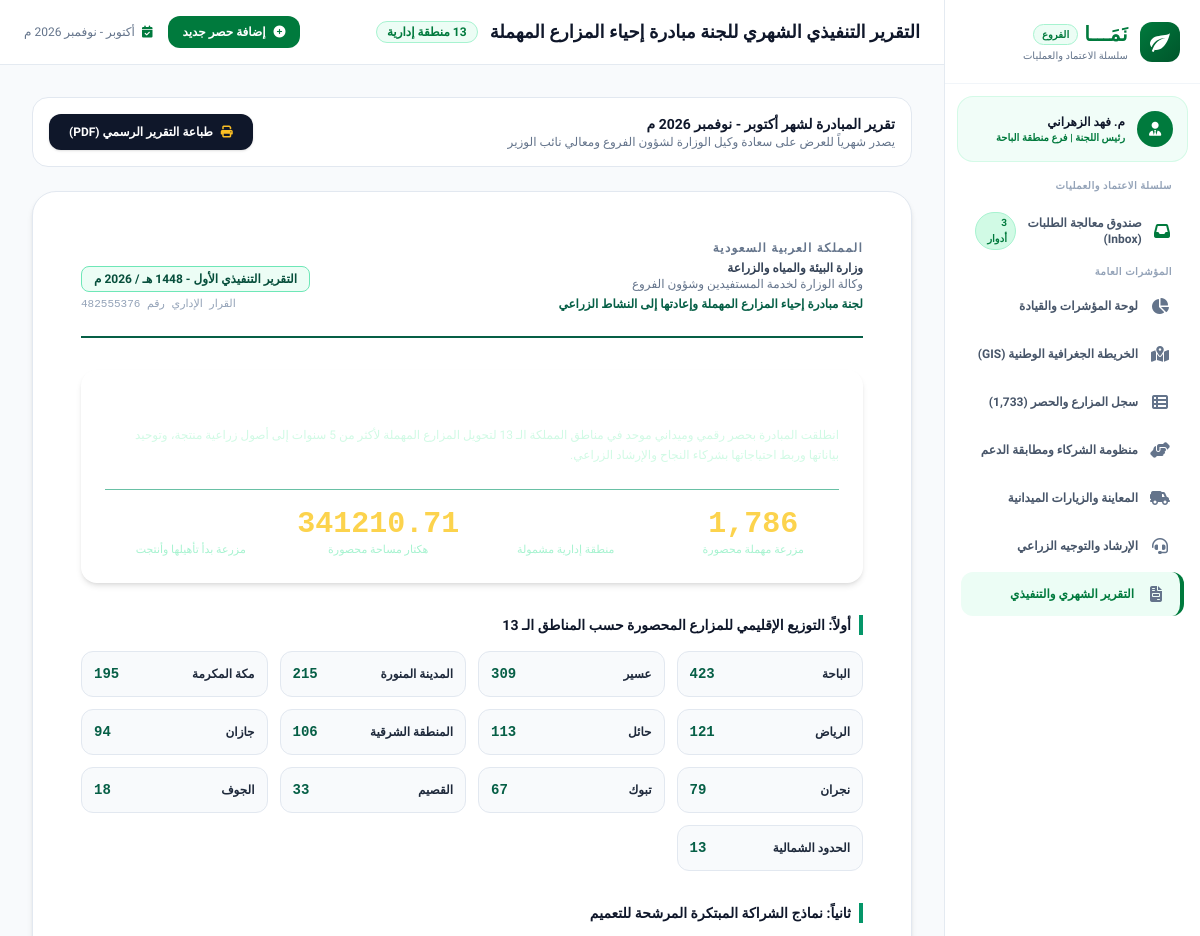
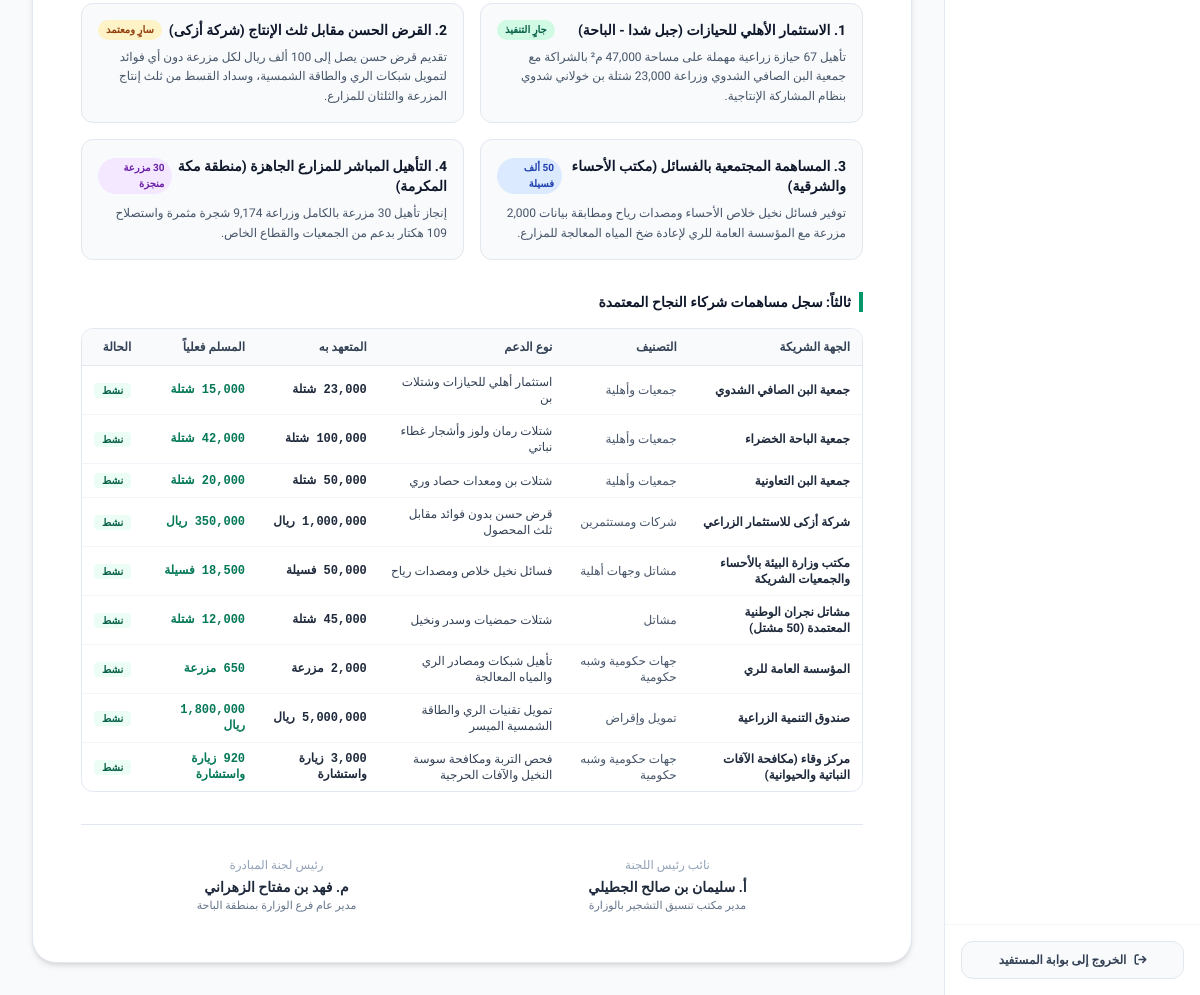
Screenshot of /admin/reports with the database file from the repository (2 pictures, top to bottom).
### tables this page shows
CREATE TABLE partners (
        id INTEGER PRIMARY KEY AUTOINCREMENT,
        name TEXT,
        category TEXT,
        region TEXT,
        contribution_type TEXT,
        committed_quantity INTEGER,
        delivered_quantity INTEGER,
        unit TEXT,
        phone TEXT,
        email TEXT,
        status TEXT
    );

### backend/app.py (the view)
@app.get("/admin/reports", response_class=HTMLResponse)
async def admin_reports_view(request: Request):
    conn = get_db_connection()
    c = conn.cursor()
    c.execute("SELECT count(*) FROM farms")
    total_farms = c.fetchone()[0]
    c.execute("SELECT count(*) FROM farms WHERE status = 'مؤهلة ومنتجة'")
    rehab = c.fetchone()[0]
    c.execute("SELECT count(*) FROM farms WHERE status = 'جاري التأهيل'")
    in_progress = c.fetchone()[0]
    c.execute("SELECT sum(area_m2) FROM farms")
    hectares = round((c.fetchone()[0] or 0) / 10000.0, 2)
    c.execute("SELECT region, count(*) as cnt FROM farms GROUP BY region ORDER BY cnt DESC")
    region_stats = [dict(r) for r in c.fetchall()]
    c.execute("SELECT * FROM partners ORDER BY id")
    partners = [dict(r) for r in c.fetchall()]
    conn.close()
    return render_template(request, "admin/reports.html", {
        "total_farms": total_farms,
        "rehab": rehab,
        "in_progress": in_progress,
        "hectares": hectares,
        "region_stats": region_stats,
        "partners": partners,
        "report_date": "نوفمبر 2026م"
    })

### frontend/templates/admin/reports.html (shortened to what this page needs)
{% extends "admin/base_admin.html" %}
{% block page_title %}التقرير التنفيذي الشهري للجنة مبادرة إحياء المزارع المهملة{% endblock %}
{% block admin_content %}
<div class="space-y-6 max-w-5xl mx-auto">
    <div class="bg-white p-4 rounded-2xl border border-slate-200 shadow-xs flex items-center justify-between no-print">
        <div>
            <h2 class="text-sm font-bold text-slate-900">تقرير المبادرة لشهر أكتوبر - نوفمبر 2026 م</h2>
            <p class="text-xs text-slate-500">يصدر شهرياً للعرض على سعادة وكيل الوزارة لشؤون الفروع ومعالي نائب الوزير</p>
        </div>
        <button onclick="window.print()" class="px-5 py-2.5 rounded-xl bg-slate-900 hover:bg-slate-800 text-white font-bold text-xs shadow flex items-center gap-2 transition">
            <i class="fa-solid fa-print text-amber-400"></i>
            <span>طباعة التقرير الرسمي (PDF)</span>
        </button>
    </div>
    <div class="bg-white p-8 sm:p-12 rounded-3xl border border-slate-200 shadow-md space-y-8 text-slate-800">
        <div class="border-b-2 border-emerald-800 pb-6 flex justify-between items-end">
            <div>
                <div class="text-xs font-bold text-slate-500 uppercase tracking-widest mb-1">المملكة العربية السعودية</div>
                <div class="text-xs font-bold text-slate-700">وزارة البيئة والمياه والزراعة</div>
                <div class="text-xs text-slate-500">وكالة الوزارة لخدمة المستفيدين وشؤون الفروع</div>
                <div class="text-xs font-bold text-emerald-800 mt-1">لجنة مبادرة إحياء المزارع المهملة وإعادتها إلى النشاط الزراعي</div>
            </div>
            <div class="text-left">
                <div class="inline-block px-3 py-1 rounded-lg bg-emerald-50 border border-emerald-300 text-emerald-900 font-bold text-xs">
                    التقرير التنفيذي الأول - 1448 هـ / 2026 م
                </div>
                <div class="text-[11px] text-slate-400 mt-1 font-mono">القرار الإداري رقم 482555376</div>
            </div>
        </div>
        <div class="gradient-green text-white p-6 rounded-2xl shadow-md">
            <h3 class="text-lg font-black mb-1">الملخص التنفيذي لمنجزات المبادرة</h3>
            <p class="text-xs text-emerald-100 leading-relaxed font-light mb-6">
                انطلقت المبادرة بحصر رقمي وميداني موحد في مناطق المملكة الـ 13 لتحويل المزارع المهملة لأكثر من 5 سنوات إلى أصول زراعية منتجة، وتوحيد بياناتها وربط احتياجاتها بشركاء النجاح والإرشاد الزراعي.
            </p>
            <div class="grid grid-cols-2 sm:grid-cols-4 gap-4 text-center border-t border-emerald-600/60 pt-4">
                <div>
                    <div class="text-3xl font-black text-amber-300 font-mono">{{ "{:,}".format(total_farms) }}</div>
                    <div class="text-[11px] text-emerald-200 font-medium">مزرعة مهملة محصورة</div>
                </div>
                <div>
                    <div class="text-3xl font-black text-white font-mono">13</div>
                    <div class="text-[11px] text-emerald-200 font-medium">منطقة إدارية مشمولة</div>
                </div>
                <div>
                    <div class="text-3xl font-black text-amber-300 font-mono">{{ hectares }}</div>
                    <div class="text-[11px] text-emerald-200 font-medium">هكتار مساحة محصورة</div>
                </div>
                <div>
                    <div class="text-3xl font-black text-white font-mono">{{ rehab + in_progress }}</div>
                    <div class="text-[11px] text-emerald-200 font-medium">مزرعة بدأ تأهيلها وأنتجت</div>
                </div>
            </div>
        </div>
        <div class="space-y-4">
            <h4 class="text-sm font-black text-slate-900 flex items-center gap-2 border-r-4 border-emerald-600 pr-2">
                <span>أولاً: التوزيع الإقليمي للمزارع المحصورة حسب المناطق الـ 13</span>
            </h4>
            <div class="grid grid-cols-2 sm:grid-cols-4 gap-3 text-xs">
                {% for r in region_stats %}
                <div class="p-3 rounded-xl bg-slate-50 border border-slate-200 flex justify-between items-center">
                    <span class="font-bold text-slate-800">{{ r.region }}</span>
                    <span class="font-mono font-black text-emerald-800 text-sm">{{ r.cnt }}</span>
                </div>
                {% endfor %}
            </div>
        </div>
        <div class="space-y-4">
            <h4 class="text-sm font-black text-slate-900 flex items-center gap-2 border-r-4 border-emerald-600 pr-2">
                <span>ثانياً: نماذج الشراكة المبتكرة المرشحة للتعميم</span>
            </h4>
            <div class="grid grid-cols-1 md:grid-cols-2 gap-4 text-xs">
                <div class="p-4 rounded-xl border border-slate-200 bg-slate-50 space-y-2">
                    <div class="flex justify-between items-center">
                        <strong class="text-slate-900 text-sm">1. الاستثمار الأهلي للحيازات (جبل شدا - الباحة)</strong>
                        <span class="text-[10px] bg-emerald-100 text-emerald-800 px-2 py-0.5 rounded-full font-bold">جارٍ التنفيذ</span>
                    </div>
                    <p class="text-slate-600 leading-relaxed">
                        تأهيل 67 حيازة زراعية مهملة على مساحة 47,000 م² بالشراكة مع جمعية البن الصافي الشدوي وزراعة 23,000 شتلة بن خولاني شدوي بنظام المشاركة الإنتاجية.
                    </p>
                </div>
                <div class="p-4 rounded-xl border border-slate-200 bg-slate-50 space-y-2">
                    <div class="flex justify-between items-center">
                        <strong class="text-slate-900 text-sm">2. القرض الحسن مقابل ثلث الإنتاج (شركة أزكى)</strong>
                        <span class="text-[10px] bg-amber-100 text-amber-800 px-2 py-0.5 rounded-full font-bold">سارٍ ومعتمد</span>
                    </div>
                    <p class="text-slate-600 leading-relaxed">
                        تقديم قرض حسن يصل إلى 100 ألف ريال لكل مزرعة دون أي فوائد لتمويل شبكات الري والطاقة الشمسية، وسداد القسط من ثلث إنتاج المزرعة والثلثان للمزارع.
                    </p>
                </div>
                <div class="p-4 rounded-xl border border-slate-200 bg-slate-50 space-y-2">
                    <div class="flex justify-between items-center">
                        <strong class="text-slate-900 text-sm">3. المساهمة المجتمعية بالفسائل (مكتب الأحساء والشرقية)</strong>
                        <span class="text-[10px] bg-blue-100 text-blue-800 px-2 py-0.5 rounded-full font-bold">50 ألف فسيلة</span>
                    </div>
                    <p class="text-slate-600 leading-relaxed">
                        توفير فسائل نخيل خلاص الأحساء ومصدات رياح ومطابقة بيانات 2,000 مزرعة مع المؤسسة العامة للري لإعادة ضخ المياه المعالجة للمزارع.
                    </p>
                </div>
                <div class="p-4 rounded-xl border border-slate-200 bg-slate-50 space-y-2">
                    <div class="flex justify-between items-center">
                        <strong class="text-slate-900 text-sm">4. التأهيل المباشر للمزارع الجاهزة (منطقة مكة المكرمة)</strong>
                        <span class="text-[10px] bg-purple-100 text-purple-800 px-2 py-0.5 rounded-full font-bold">30 مزرعة منجزة</span>
                    </div>
                    <p class="text-slate-600 leading-relaxed">
                        إنجاز تأهيل 30 مزرعة بالكامل وزراعة 9,174 شجرة مثمرة واستصلاح 109 هكتار بدعم من الجمعيات والقطاع الخاص.
                    </p>
                </div>
            </div>
        </div>
        <div class="space-y-4">
            <h4 class="text-sm font-black text-slate-900 flex items-center gap-2 border-r-4 border-emerald-600 pr-2">
                <span>ثالثاً: سجل مساهمات شركاء النجاح المعتمدة</span>
            </h4>
            <div class="overflow-x-auto border border-slate-200 rounded-xl">
                <table class="w-full text-right text-xs">
                    <thead class="bg-slate-50 text-slate-700 font-bold border-b border-slate-200">
                        <tr>
                            <th class="py-2.5 px-3">الجهة الشريكة</th>
                            <th class="py-2.5 px-3">التصنيف</th>
                            <th class="py-2.5 px-3">نوع الدعم</th>
                            <th class="py-2.5 px-3">المتعهد به</th>
                            <th class="py-2.5 px-3">المسلم فعلياً</th>
                            <th class="py-2.5 px-3">الحالة</th>
                        </tr>
                    </thead>
                    <tbody class="divide-y divide-slate-100">
                        {% for p in partners %}
                        <tr>
                            <td class="py-2 px-3 font-bold text-slate-800">{{ p.name }}</td>
                            <td class="py-2 px-3 text-slate-600">{{ p.category }}</td>
                            <td class="py-2 px-3 text-slate-700">{{ p.contribution_type }}</td>
                            <td class="py-2 px-3 font-mono font-bold">{{ "{:,}".format(p.committed_quantity) }} {{ p.unit }}</td>
                            <td class="py-2 px-3 font-mono text-emerald-700 font-bold">{{ "{:,}".format(p.delivered_quantity) }} {{ p.unit }}</td>
                            <td class="py-2 px-3"><span class="px-2 py-0.5 rounded bg-emerald-50 text-emerald-800 font-bold text-[10px]">{{ p.status }}</span></td>
                        </tr>
                        {% endfor %}
                    </tbody>
                </table>
            </div>
        </div>
        <div class="pt-8 border-t border-slate-200 grid grid-cols-2 text-center text-xs">
            <div>
                <span class="text-slate-400 block mb-1">نائب رئيس اللجنة</span>
                <strong class="text-slate-800 block text-sm">أ. سليمان بن صالح الجطيلي</strong>
                <span class="text-slate-500 text-[11px]">مدير مكتب تنسيق التشجير بالوزارة</span>
            </div>
            <div>
                <span class="text-slate-400 block mb-1">رئيس لجنة المبادرة</span>
                <strong class="text-slate-800 block text-sm">م. فهد بن مفتاح الزهراني</strong>
                <span class="text-slate-500 text-[11px]">مدير عام فرع الوزارة بمنطقة الباحة</span>
            </div>
        </div>
    </div>
</div>
{% endblock %}

### frontend/static/style.css (style rules this page uses)
:root { --naama-green: #007a3d; --naama-dark-green: #005a2b; --naama-light-green: #e6f4ea; --naama-border: #e2e8f0; --naama-text-dark: #1f2937; --naama-text-muted: #6b7280; }
* { box-sizing: border-box; }
body { font-family: 'Tajawal', sans-serif; direction: rtl; text-align: right; margin: 0; padding: 0; color: var(--naama-text-dark); }

### rows the page displays
partners: name "جمعية البن الصافي الشدوي", category "جمعيات وأهلية", contribution_type "استثمار أهلي للحيازات وشتلات بن", unit "شتلة", status "نشط"
partners: name "جمعية الباحة الخضراء", category "جمعيات وأهلية", contribution_type "شتلات رمان ولوز وأشجار غطاء نباتي", unit "شتلة", status "نشط"
partners: name "جمعية البن التعاونية", category "جمعيات وأهلية", contribution_type "شتلات بن ومعدات حصاد وري", unit "شتلة", status "نشط"
partners: name "شركة أزكى للاستثمار الزراعي", category "شركات ومستثمرين", contribution_type "قرض حسن بدون فوائد مقابل ثلث المحصول", committed_quantity "1,000,000", unit "ريال", status "نشط"
partners: name "مكتب وزارة البيئة بالأحساء والجمعيات الشريكة", category "مشاتل وجهات أهلية", contribution_type "فسائل نخيل خلاص ومصدات رياح", committed_quantity "50,000", unit "فسيلة", delivered_quantity "18,500", status "نشط"
partners: name "مشاتل نجران الوطنية المعتمدة (50 مشتل)", category "مشاتل", contribution_type "شتلات حمضيات وسدر ونخيل", unit "شتلة", status "نشط"
partners: name "المؤسسة العامة للري", category "جهات حكومية وشبه حكومية", contribution_type "تأهيل شبكات ومصادر الري والمياه المعالجة", committed_quantity "2,000", unit "مزرعة", status "نشط"
partners: name "صندوق التنمية الزراعية", category "تمويل وإقراض", contribution_type "تمويل تقنيات الري والطاقة الشمسية الميسر", committed_quantity "5,000,000", unit "ريال", delivered_quantity "1,800,000", status "نشط"
partners: name "مركز وقاء (مكافحة الآفات النباتية والحيوانية)", category "جهات حكومية وشبه حكومية", contribution_type "فحص التربة ومكافحة سوسة النخيل والآفات الحرجية", committed_quantity "3,000", unit "زيارة واستشارة", status "نشط"

### other values shown
{{ "{:,}".format(total_farms) }} "1,786"
{{ hectares }} "341210.71"
{{ r.region }} "الباحة" "عسير" "المدينة المنورة" "مكة المكرمة" "الرياض" "حائل" "المنطقة الشرقية" "جازان" "نجران" "تبوك" "القصيم" "الجوف" "الحدود الشمالية"
{{ r.cnt }} "423" "309" "215" "195" "121" "113" "106" "94" "79" "67" "33" "18" "13"
